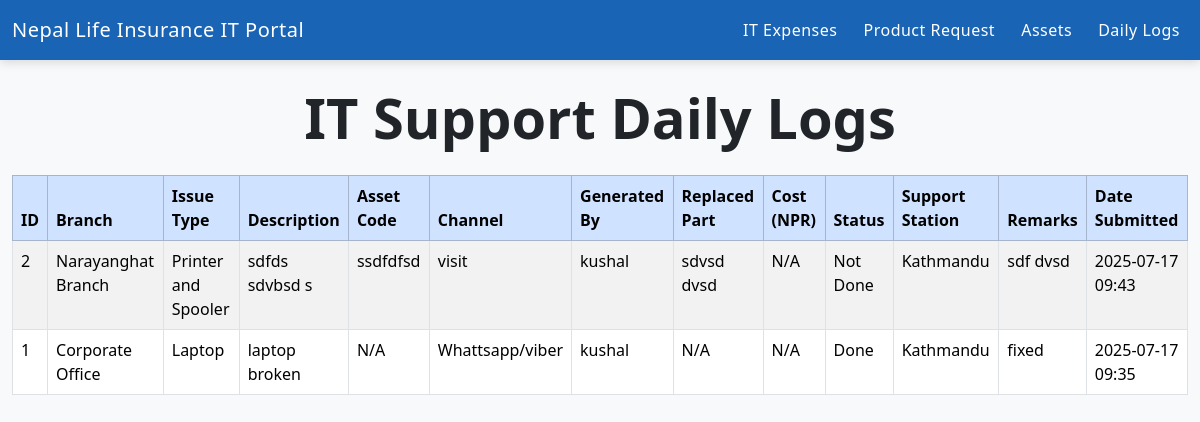
The app's page /admin/logs with its own data.
### website/models.py (models this page shows)
class DailyLogs(db.Model):
    id = db.Column(db.Integer, primary_key=True)
    branch = db.Column(db.String(100), nullable=False)
    issue_type = db.Column(db.String(100), nullable=False)
    issue_description = db.Column(db.String(100), nullable=False)
    asset_code = db.Column(db.String(100), nullable=True)
    communication_channel = db.Column(db.String(100), nullable=False)
    issue_generated_by = db.Column(db.String(100), nullable=False)
    replaced_description = db.Column(db.String(100), nullable=True)
    replaced_cost = db.Column(db.Float, nullable=True)
    status = db.Column(db.String(100), nullable=False)
    support_station= db.Column(db.String(100), nullable=False)
    remarks = db.Column(db.String(100), nullable=True)
    date_submitted = db.Column(db.DateTime, default=datetime.utcnow)

### website/admin.py (the view)
@admin.route('/admin/logs')
def logs():
    requests = DailyLogs.query.order_by(DailyLogs.date_submitted.desc()).all()
    return render_template('admin_logs.html', requests=requests)

### website/templates/admin_logs.html (shortened to what this page needs)
{% extends 'base.html' %}
{% block content %}
<h2 class="mb-4 text-center display-4 fw-bold">IT Support Daily Logs</h2>
{% if requests %}
<div class="table-responsive">
    <table class="table table-bordered table-striped">
        <thead class="table-primary">
            <tr>
                <th>ID</th>
                <th>Branch</th>
                <th>Issue Type</th>
                <th>Description</th>
                <th>Asset Code</th>
                <th>Channel</th>
                <th>Generated By</th>
                <th>Replaced Part</th>
                <th>Cost (NPR)</th>
                <th>Status</th>
                <th>Support Station</th>
                <th>Remarks</th>
                <th>Date Submitted</th>
            </tr>
        </thead>
        <tbody>
            {% for req in requests %}
            <tr>
                <td>{{ req.id }}</td>
                <td>{{ req.branch }}</td>
                <td>{{ req.issue_type }}</td>
                <td>{{ req.issue_description }}</td>
                <td>{{ req.asset_code or 'N/A' }}</td>
                <td>{{ req.communication_channel }}</td>
                <td>{{ req.issue_generated_by }}</td>
                <td>{{ req.replaced_description or 'N/A' }}</td>
                <td>{{ "{:.2f}".format(req.replaced_cost) if req.replaced_cost else 'N/A' }}</td>
                <td>{{ req.status }}</td>
                <td>{{ req.support_station }}</td>
                <td>{{ req.remarks or 'N/A' }}</td>
                <td>{{ req.date_submitted.strftime('%Y-%m-%d %H:%M') }}</td>
            </tr>
            {% endfor %}
        </tbody>
    </table>
</div>
{% else %}
<p>No daily logs found.</p>
{% endif %}
{% endblock %}

### records on screen
DailyLogs: id "2", branch "Narayanghat Branch", issue_type "Printer and Spooler", issue_description "sdfds sdvbsd s", asset_code "ssdfdfsd", communication_channel "visit", issue_generated_by "kushal", replaced_description "sdvsd dvsd", replaced_cost "N/A", status "Not Done", support_station "Kathmandu", remarks "sdf dvsd", date_submitted "2025-07-17 09:43"
DailyLogs: id "1", branch "Corporate Office", issue_type "Laptop", issue_description "laptop broken", asset_code "N/A", communication_channel "Whattsapp/viber", issue_generated_by "kushal", replaced_description "N/A", replaced_cost "N/A", status "Done", support_station "Kathmandu", remarks "fixed", date_submitted "2025-07-17 09:35"
